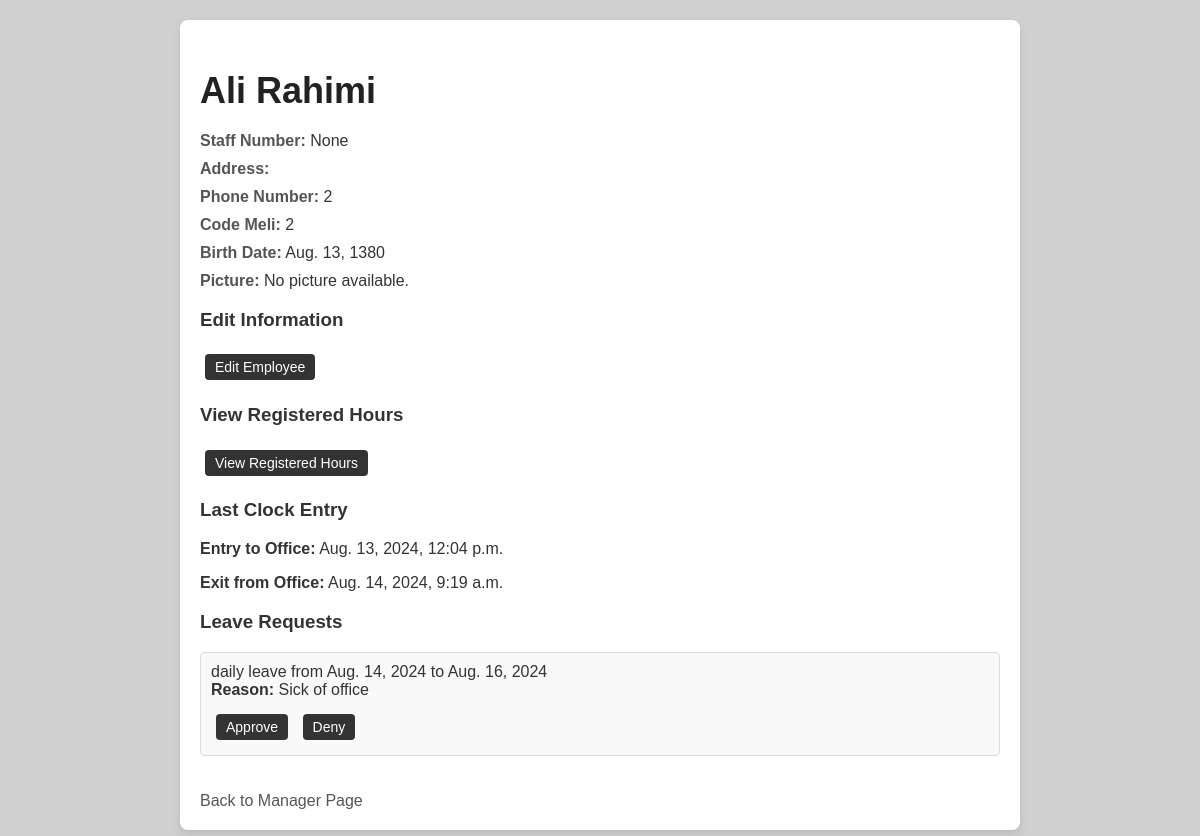
Page /employee/5/ (signed in) on the earlier database version.
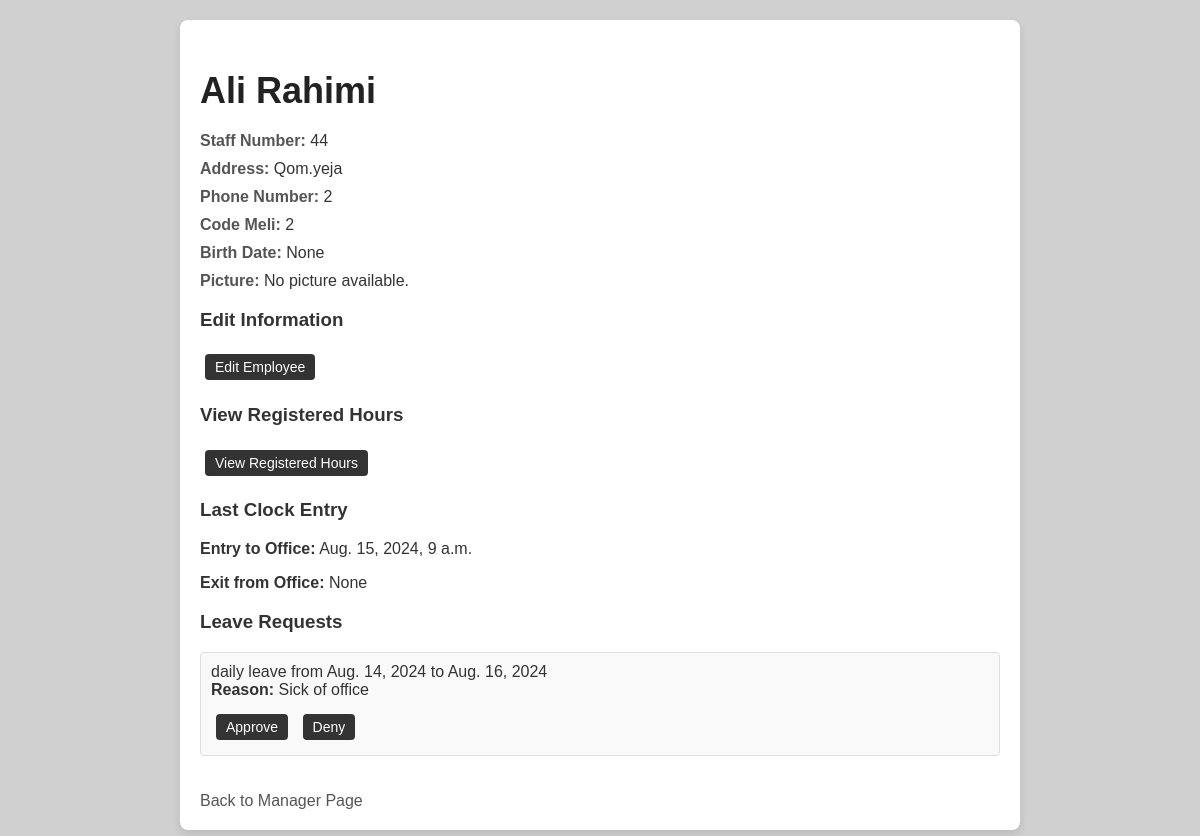
Same page on the later database version.
### daftarMain/models.py (models this page shows, shortened)
class OfficeUser(models.Model):
    user = models.OneToOneField(User, on_delete=models.CASCADE, null=True, blank=True) # remove null, blank = true
    first_name = models.CharField(max_length=30)
    last_name = models.CharField(max_length=30)
    phone = models.CharField(max_length=15, unique=True)
    home_phone = models.CharField(max_length=15, unique=True, null=True, blank=True)
    birth_date = models.DateField(null=True, blank=True)
    code_meli = models.CharField(max_length=10)
    office_admin = models.ForeignKey(OfficeManager, on_delete=models.CASCADE, null=True, blank=True) # remove null, blank = true
    staff_number = models.CharField(max_length=20, unique=True, null=True, blank=True)
    staff_pic = models.ImageField(upload_to='staff_pics/', null=True, blank=True)
    address = models.TextField(null=True, blank=True)
    have_bime = models.BooleanField(default=False)

class Clock(models.Model):
    entry_to_office = models.DateTimeField(null=True, blank=True)
    exit_from_office = models.DateTimeField(null=True, blank=True)
    is_reward_punishment = models.BooleanField(default=False)
    office_user = models.ForeignKey(OfficeUser, on_delete=models.CASCADE, null=True, blank=True) # remove null, blank = true
    projects = models.ManyToManyField('Project', related_name="clock_entries", blank=True)

### daftarMain/views.py (the view)
# urls.py: path('employee/<int:employee_id>/', views.employee_detail, name='employee_detail'),
@login_required
def employee_detail(request, employee_id):
    employee = get_object_or_404(OfficeUser, id=employee_id)
    last_clock_entry = Clock.objects.filter(office_user=employee).order_by('-entry_to_office').first()
    leave_requests = Leave.objects.filter(office_user=employee, approved=None).order_by('-start_date')
    context = {
        'employee': employee,
        'last_clock_entry': last_clock_entry,
        'leave_requests': leave_requests,
    }
    return render(request, 'employee_detail.html', context)

### daftarMain/templates/employee_detail.html (shortened to what this page needs)
<!DOCTYPE html>
<html lang="en">
<head>
</head>
<body>
    <div class="container">
        <h2>{{ employee.first_name }} {{ employee.last_name }}</h2>
        <div class="details">
            <p><strong>Staff Number:</strong> {{ employee.staff_number }}</p>
            <p><strong>Address:</strong> {{ employee.address }}</p>
            <p><strong>Phone Number:</strong> {{ employee.phone }}</p>
            <p><strong>Code Meli:</strong> {{ employee.code_meli }}</p>
            <p><strong>Birth Date:</strong> {{ employee.birth_date }}</p>
            {% if employee.staff_pic %}
                <p><strong>Picture:</strong></p>
                <img src="{{ employee.staff_pic.url }}" alt="{{ employee.first_name }}'s Picture" width="200">
            {% else %}
                <p><strong>Picture:</strong> No picture available.</p>
            {% endif %}
            <h3>Edit Information</h3>
            <a href="{% url 'edit_employee' employee.id %}" class="button">Edit Employee</a>
            <h3>View Registered Hours</h3>
            <a href="{% url 'registered_hours' employee.id %}" class="button">View Registered Hours</a>
        </div>
        <h3>Last Clock Entry</h3>
        {% if last_clock_entry %}
            <p><strong>Entry to Office:</strong> {{ last_clock_entry.entry_to_office }}</p>
            <p><strong>Exit from Office:</strong> {{ last_clock_entry.exit_from_office }}</p>
        {% else %}
            <p>No clock entries found.</p>
        {% endif %}
        <h3>Leave Requests</h3>
        <div class="leave-requests">
            {% if leave_requests %}
                <ul>
                    {% for leave in leave_requests %}
                    <li>
                        {{ leave.leave_type }} leave from
                        {% if leave.leave_type == 'daily' %}
                            {{ leave.start_date }}
                            to {{ leave.end_date }}
                        {% elif leave.leave_type == 'hourly' %}
                            {{ leave.start_time }}
                            to {{ leave.end_time }}
                        {% endif %} <br>
                        <strong>Reason:</strong> {{ leave.reason }} <br>
                        <div class="buttons">
                            <form method="post" action="{% url 'approve_leave' leave.id %}" style="display:inline;">
                                <button type="submit" class="button">Approve</button>
                            </form>
                            <form method="post" action="{% url 'deny_leave' leave.id %}" style="display:inline;">
                                <button type="submit" class="button">Deny</button>
                            </form>
                        </div>
                    </li>
                    {% endfor %}
                </ul>
            {% else %}
                <p>No leave requests found.</p>
            {% endif %}
        </div>
        <a href="{% url 'office_manager_page' %}" class="back-link">Back to Manager Page</a>
    </div>
</body>
</html>

Differences in the rows shown:
no longer on this page (row unchanged): Clock: entry_to_office "Aug. 13, 2024, 12:04 p.m.", exit_from_office "Aug. 14, 2024, 9:19 a.m."
changed OfficeUser "Ali": staff_number "None" → "44"; address (not shown) → "Qom.yeja"; birth_date "Aug. 13, 1380" → "None"
added Clock: entry_to_office "Aug. 15, 2024, 9 a.m.", exit_from_office "None"
